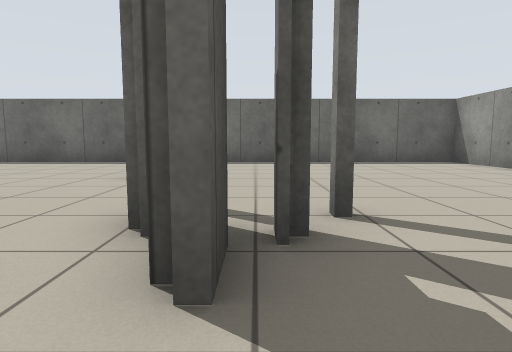
View 1 (above)

23 first-person views from a walk through a robot-simulator world made for Stage. The camera is 0.68 m above the floor, tilts 6° down and sees 75° across. The lines on the ground mark 1 m squares. The floor is counted in squares, 1 m on a side. Each view is taken from the middle of a square. On the plan, view 1 faces up. The plan holds only what a view shows up to about 10 squares ahead; the rest is blank. The robots in the file are not drawn.

View 2
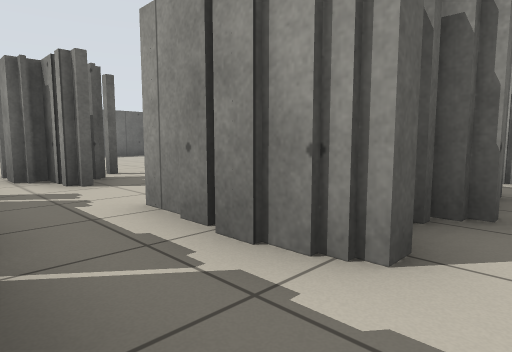

View 3
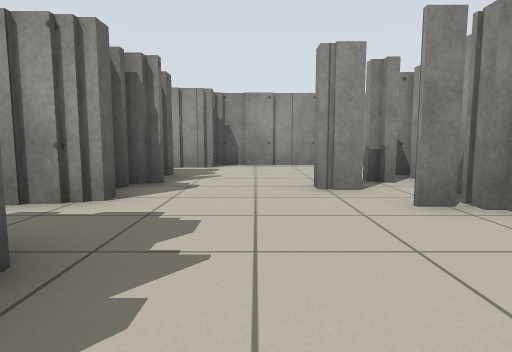

View 4
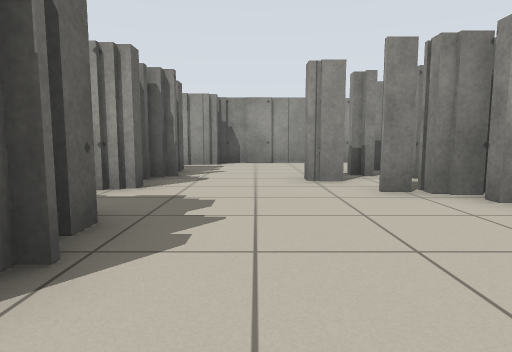

View 5
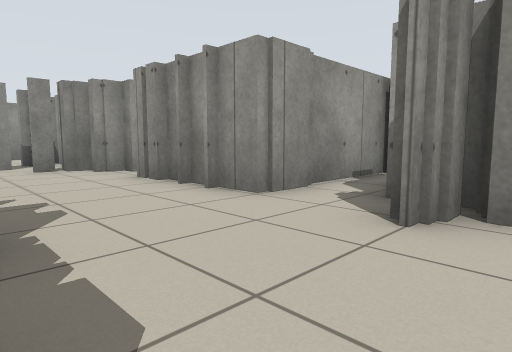

View 6
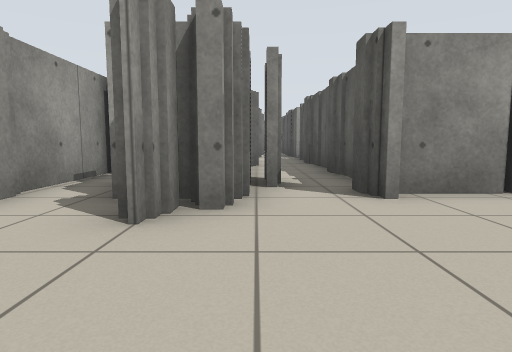

View 7
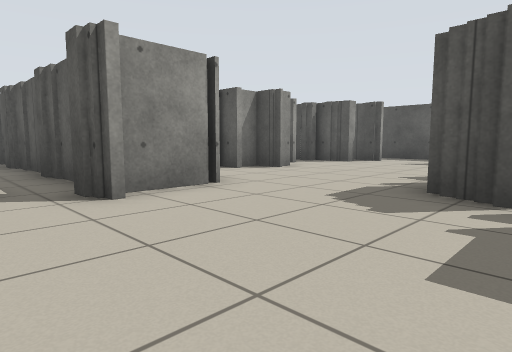

View 8
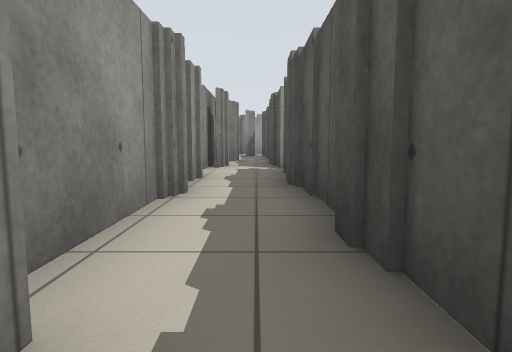

View 9
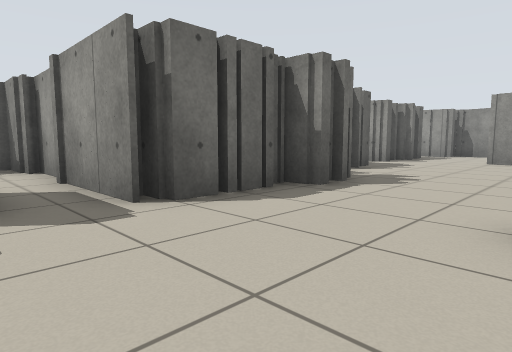

View 10
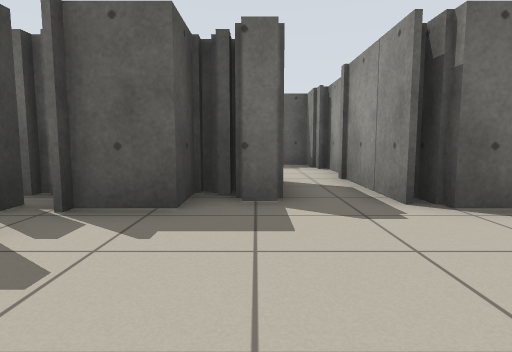

View 11
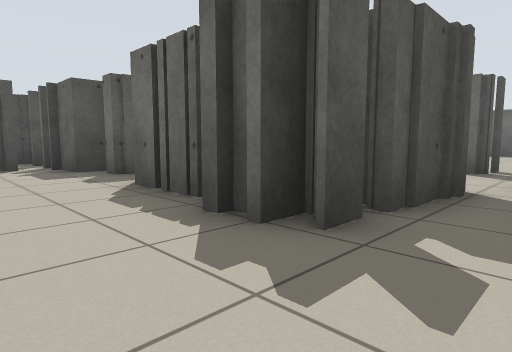

View 12
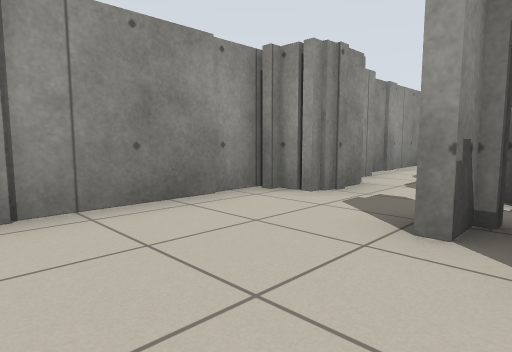

View 13
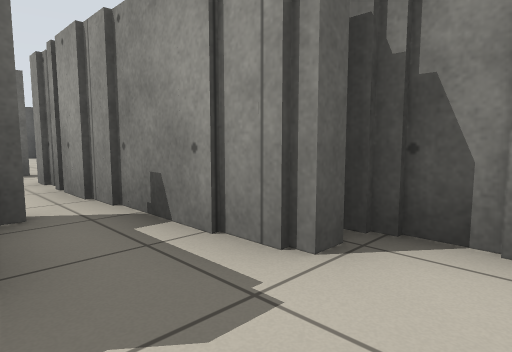

View 14
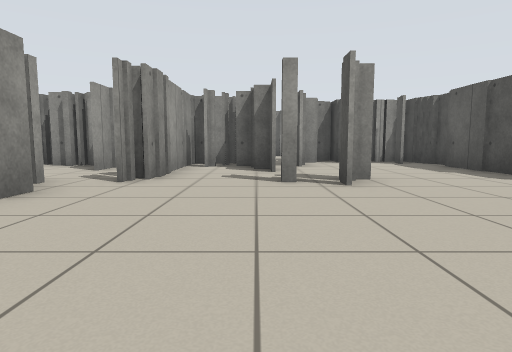

View 15
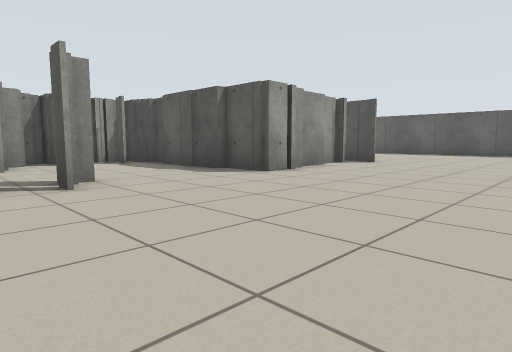

View 16
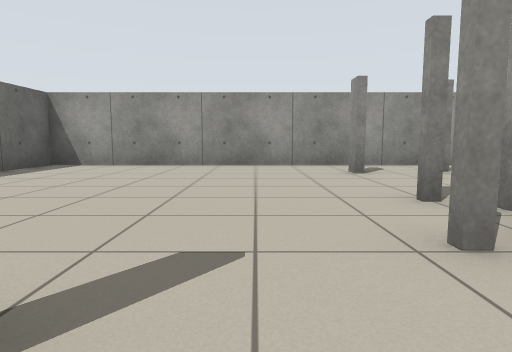

View 17
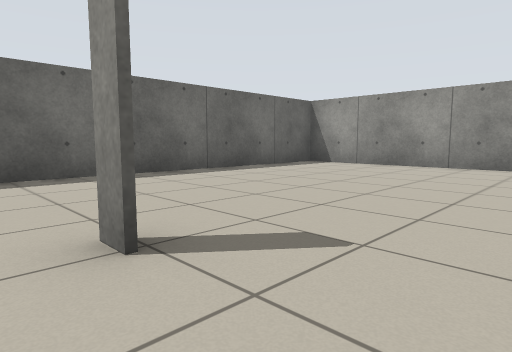

View 18
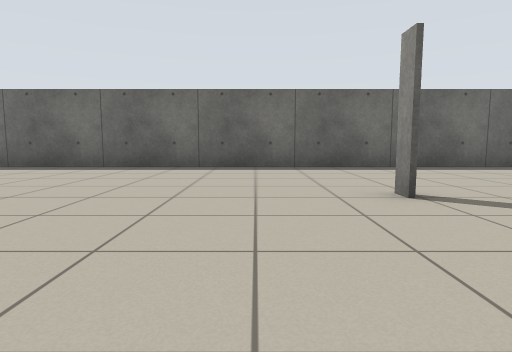

View 19
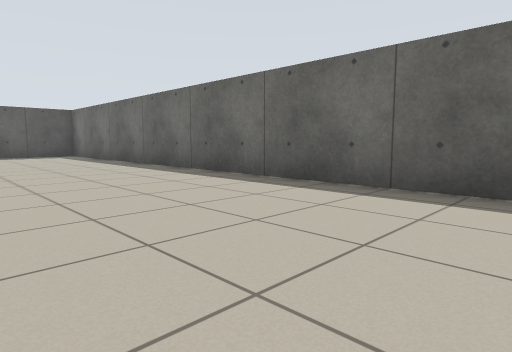

View 20
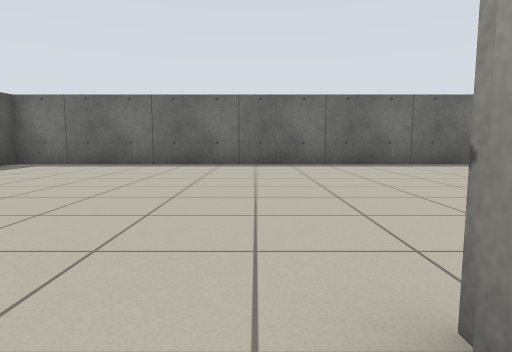

View 21
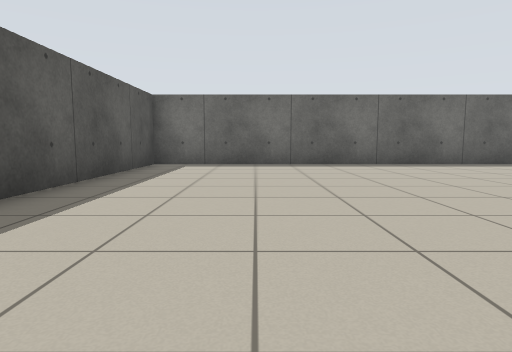

View 22
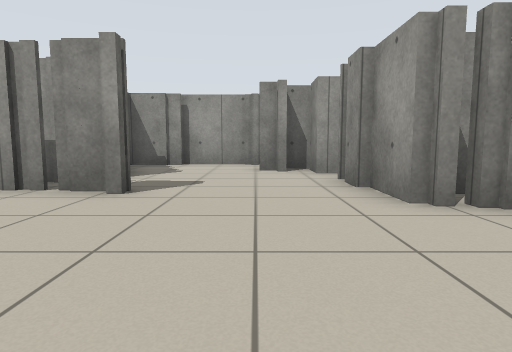

View 23
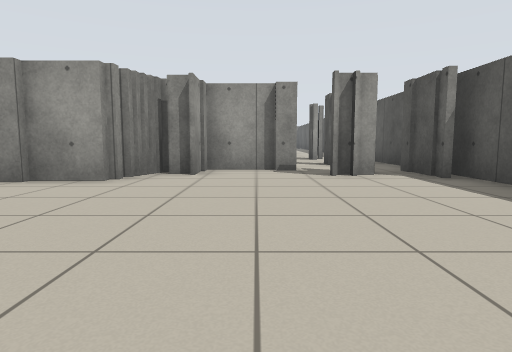

### Floor plan
Key: @ floor where view 1 was taken; # wall or solid block; x gap in a wall; . floor.
Columns run from 22 left of view 1 to 7 right of it. Each row starts with its distance up from view 1.
 11 ##############################
 10 #............................#
  9 #............................#
  8 #............................#
  7 #............................#
  6 #...................#........#
  5 #............................#
  4  ............................#
  3  ....................x.#..#..#
  2   ......#..##........##......#
  1    .....######..##..#... .#..#
  0   ......#....#......#.@.  x  #
 -1  ............#....#.#.#.  ## #
 -2  ............#...####.##.#.#
 -3 #..........#.##..####.####.#
 -4 #......#####.#####.........#
 -5 #.#..#####......#..........##
 -6 #...##  ##.............#....#
 -7 #...  ...............#..#...#
 -8 # #...........#.####.####...#
 -9    ........#.####  ###  ...##
-10     ......##.#  #        #.#
-11      .#..  #.#  #         .#
-12       ##   #.#  #         .##
-13            #.#             .#
-14            #.#             .#
-15            #.#             ##
-16            #.#
-17            #.#
-18            ..#
-19            #.#
-20            ###

Positions as (right, up) in squares from view 1, and headings:
1: (0, 0), facing up
2: (-2, -4), facing up-right
3: (-4, -5), facing right
4: (-5, -5), facing right
5: (-9, -5), facing down-right
6: (-9, -5), facing down
7: (-9, -5), facing down-left
8: (-10, -10), facing down
9: (-11, -8), facing up-right
10: (-11, -8), facing up
11: (-4, -7), facing up-left
12: (2, -5), facing down-right
13: (3, -5), facing up-right
14: (-4, 7), facing down
15: (-4, 7), facing down-left
16: (-3, 5), facing right
17: (-3, 4), facing up-right
18: (-4, 2), facing up
19: (-6, 6), facing up-left
20: (-15, 1), facing up
21: (-19, 1), facing up
22: (-19, -2), facing right
23: (-18, 2), facing down
